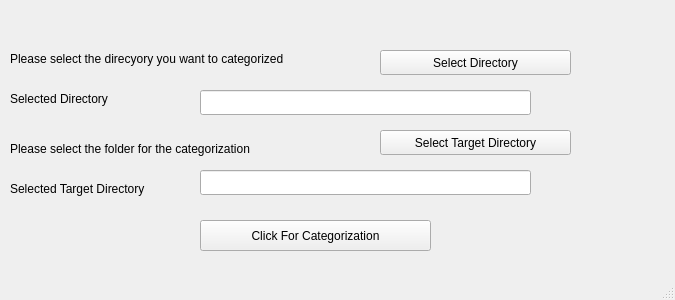
<?xml version="1.0" encoding="UTF-8"?>
<ui version="4.0">
 <class>MainWindow</class>
 <widget class="QMainWindow" name="MainWindow">
  <property name="geometry">
   <rect>
    <x>0</x>
    <y>0</y>
    <width>675</width>
    <height>300</height>
   </rect>
  </property>
  <property name="windowTitle">
   <string>MainWindow</string>
  </property>
  <widget class="QWidget" name="centralwidget">
   <widget class="QPushButton" name="selectDirectory">
    <property name="geometry">
     <rect>
      <x>380</x>
      <y>50</y>
      <width>191</width>
      <height>25</height>
     </rect>
    </property>
    <property name="text">
     <string>Select Directory</string>
    </property>
   </widget>
   <widget class="QLabel" name="label">
    <property name="geometry">
     <rect>
      <x>10</x>
      <y>50</y>
      <width>361</width>
      <height>17</height>
     </rect>
    </property>
    <property name="text">
     <string>Please select the direcyory you want to categorized</string>
    </property>
   </widget>
   <widget class="QLineEdit" name="lineEditSelectedDir">
    <property name="geometry">
     <rect>
      <x>200</x>
      <y>90</y>
      <width>331</width>
      <height>25</height>
     </rect>
    </property>
   </widget>
   <widget class="QLabel" name="label_2">
    <property name="geometry">
     <rect>
      <x>10</x>
      <y>90</y>
      <width>151</width>
      <height>17</height>
     </rect>
    </property>
    <property name="text">
     <string>Selected Directory</string>
    </property>
   </widget>
   <widget class="QPushButton" name="pushBCategorize">
    <property name="geometry">
     <rect>
      <x>200</x>
      <y>220</y>
      <width>231</width>
      <height>31</height>
     </rect>
    </property>
    <property name="text">
     <string>Click For Categorization</string>
    </property>
   </widget>
   <widget class="QLabel" name="label_3">
    <property name="geometry">
     <rect>
      <x>10</x>
      <y>140</y>
      <width>331</width>
      <height>17</height>
     </rect>
    </property>
    <property name="text">
     <string>Please select the folder for the categorization</string>
    </property>
   </widget>
   <widget class="QLineEdit" name="lEditTarget">
    <property name="geometry">
     <rect>
      <x>200</x>
      <y>170</y>
      <width>331</width>
      <height>25</height>
     </rect>
    </property>
   </widget>
   <widget class="QPushButton" name="selectTargetButton">
    <property name="geometry">
     <rect>
      <x>380</x>
      <y>130</y>
      <width>191</width>
      <height>25</height>
     </rect>
    </property>
    <property name="text">
     <string>Select Target Directory</string>
    </property>
   </widget>
   <widget class="QLabel" name="label_4">
    <property name="geometry">
     <rect>
      <x>10</x>
      <y>180</y>
      <width>181</width>
      <height>17</height>
     </rect>
    </property>
    <property name="text">
     <string>Selected Target Directory</string>
    </property>
   </widget>
  </widget>
  <widget class="QMenuBar" name="menubar">
   <property name="geometry">
    <rect>
     <x>0</x>
     <y>0</y>
     <width>675</width>
     <height>22</height>
    </rect>
   </property>
  </widget>
  <widget class="QStatusBar" name="statusbar"/>
 </widget>
 <resources/>
 <connections/>
</ui>
